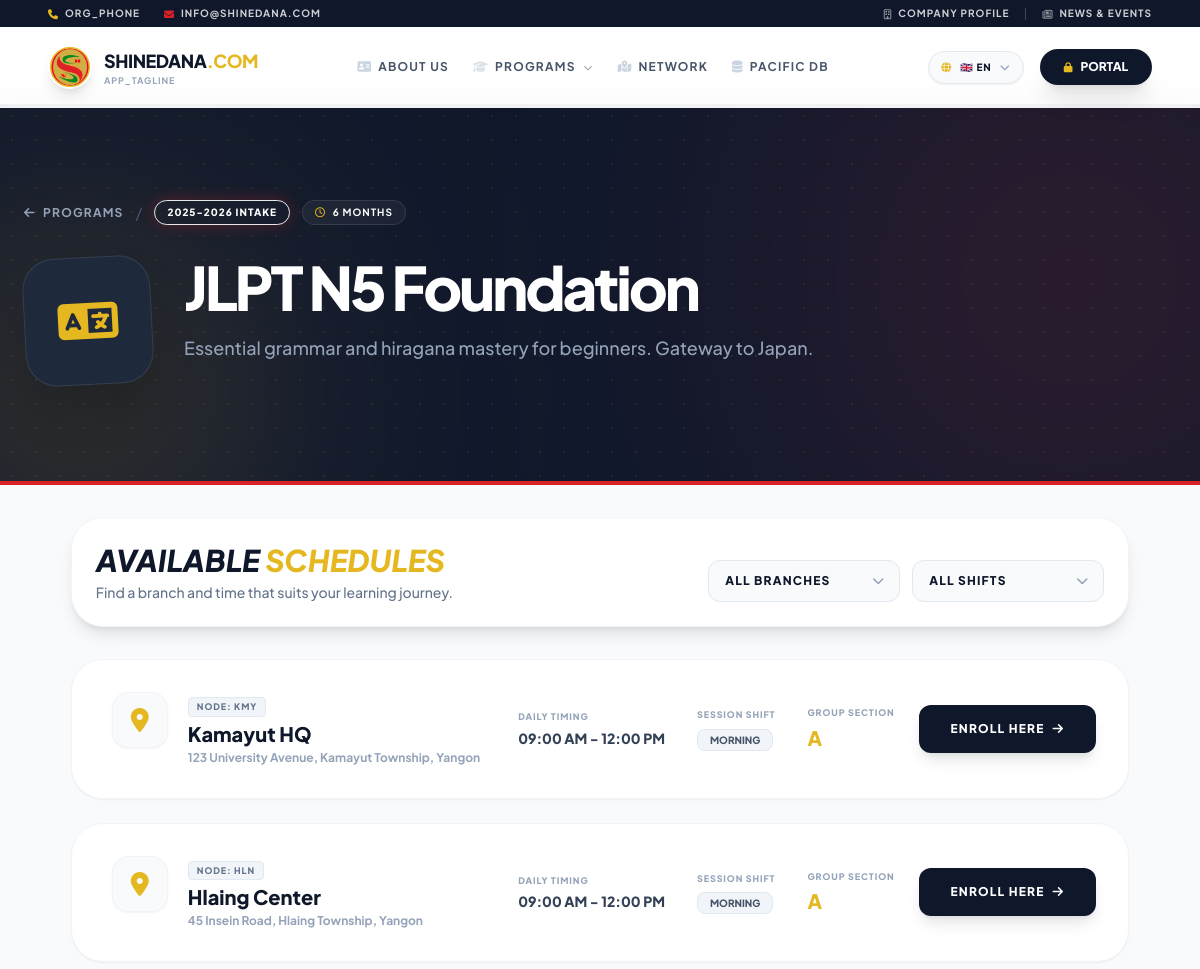
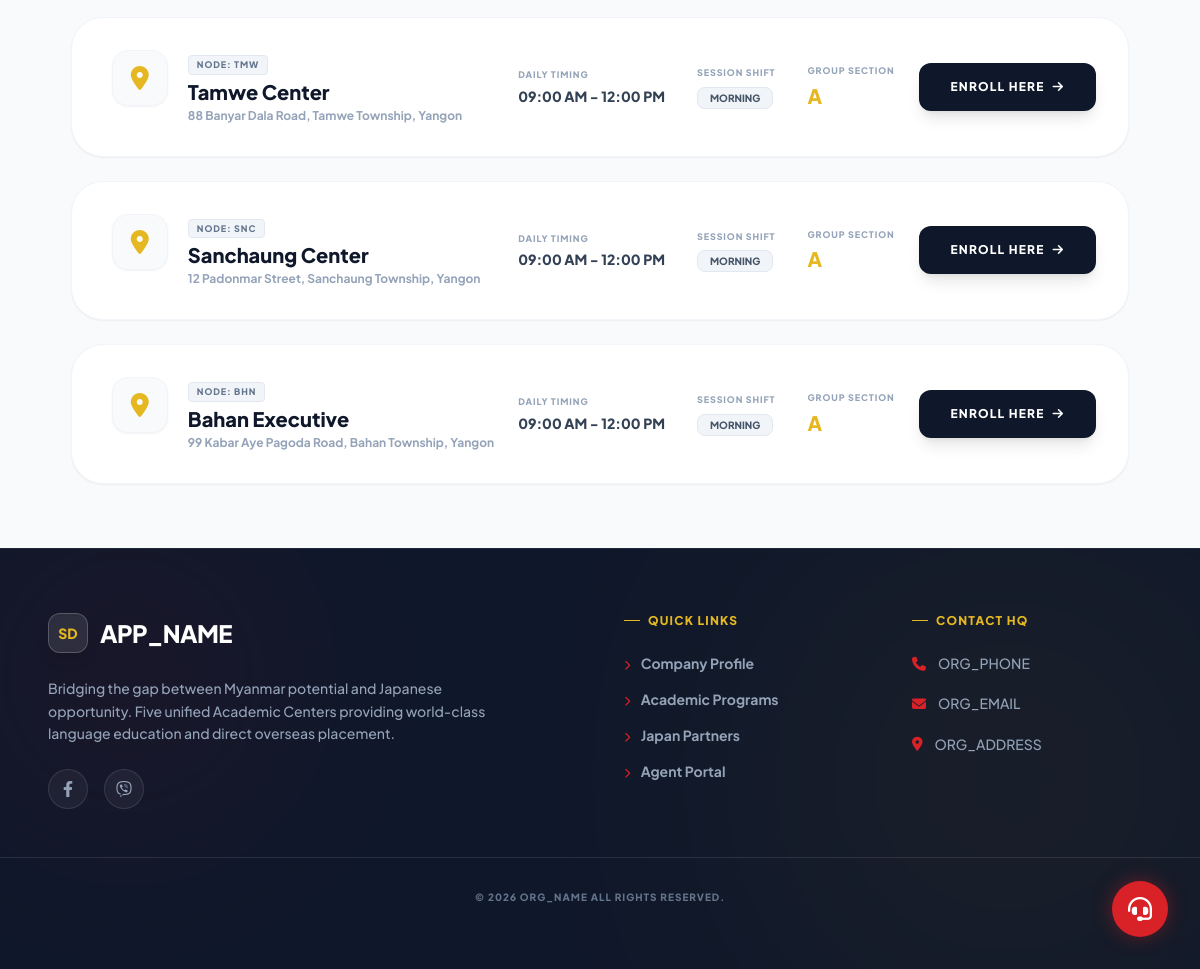
/pages/class_details.php?name=JLPT N5 Foundation, run on the app's committed database (2 pictures, top to bottom).
### tables this page shows
CREATE TABLE class_divisions (
    id INT PRIMARY KEY AUTO_INCREMENT,
    class_name VARCHAR(100) NOT NULL,
    academic_year VARCHAR(20) NOT NULL,
    section VARCHAR(5),
    capacity INT DEFAULT 30,
    start_time TIME,
    end_time TIME,
    shift ENUM('morning', 'evening'),
    description TEXT,
    duration_text VARCHAR(50),
    icon VARCHAR(50) DEFAULT 'fa-solid fa-book',
    status ENUM('active', 'completed', 'archived') DEFAULT 'active',
    created_at TIMESTAMP DEFAULT CURRENT_TIMESTAMP
);

CREATE TABLE branches (
    id INT PRIMARY KEY AUTO_INCREMENT,
    name VARCHAR(100) NOT NULL,
    code VARCHAR(10) UNIQUE,
    address TEXT,
    is_active BOOLEAN DEFAULT TRUE,
    created_at TIMESTAMP DEFAULT CURRENT_TIMESTAMP
);

### config/functions.php (called while the page is built, shortened)
<?php
function base_url($path = '') {
    return BASE_URL . ltrim($path, '/');
}
function h($string) {
    return htmlspecialchars($string ?? '', ENT_QUOTES, 'UTF-8');
}
?>

### pages/class_details.php (the view, shortened to what this page needs)
<?php
require_once '../config/db.php';
require_once '../config/functions.php';
$class_name = urldecode($_GET['name']);
$stmt_info = $pdo->prepare("SELECT * FROM class_divisions WHERE class_name = ? LIMIT 1");
$stmt_info->execute([$class_name]);
$course_info = $stmt_info->fetch();
$sql = "
    SELECT cd.*, b.name as branch_name, b.code as branch_code, b.address as branch_address
    FROM class_divisions cd
    JOIN class_branch_visibility cbv ON cd.id = cbv.class_id
    JOIN branches b ON cbv.branch_id = b.id
    WHERE cd.class_name = ? AND cbv.is_visible = 1 AND cd.status = 'active'
    ORDER BY b.id, cd.start_time
";
$stmt_schedules = $pdo->prepare($sql);
$stmt_schedules->execute([$class_name]);
$schedules = $stmt_schedules->fetchAll();
require_once '../includes/header.php';
?>
<header class="bg-slate-900 text-white py-24 px-6 relative overflow-hidden border-b-4 border-[--brand-red]">
    <div class="absolute inset-0 opacity-10 pointer-events-none" style="background-image: radial-gradient(var(--brand-gold) 1px, transparent 1px); background-size: 24px 24px;"></div>
    <div class="absolute top-[-20%] right-[-10%] w-[500px] h-[500px] bg-[--brand-red] rounded-full blur-[150px] opacity-20 pointer-events-none mix-blend-screen"></div>
    <div class="max-w-[1200px] mx-auto relative z-10 animate-in fade-in slide-in-from-bottom-8 duration-700">
        <div class="flex flex-wrap items-center gap-3 mb-8">
            <a href="<?= base_url('#programs') ?>" class="text-slate-400 hover:text-white transition text-xs font-bold uppercase tracking-widest"><i class="fa-solid fa-arrow-left mr-1"></i> Programs</a>
            <span class="text-slate-600">/</span>
            <span class="bg-[--brand-red]/20 border border-[--brand-red]/50 text-white px-3 py-1 rounded-full text-[10px] font-black uppercase tracking-widest shadow-[0_0_15px_rgba(217,33,40,0.3)]">
                <?= h($course_info['academic_year']) ?> Intake
            </span>
            <span class="bg-white/5 border border-white/10 px-3 py-1 rounded-full text-[10px] font-bold uppercase tracking-widest backdrop-blur-md">
                <i class="fa-regular fa-clock mr-1 text-[--brand-gold]"></i> <?= h($course_info['duration_text']) ?>
            </span>
        </div>
        <div class="flex flex-col md:flex-row gap-8 items-start">
            <div class="w-24 h-24 md:w-32 md:h-32 bg-slate-800 rounded-[2rem] flex items-center justify-center text-4xl md:text-5xl text-[--brand-gold] shadow-2xl shrink-0 border border-white/10 transform -rotate-3 hover:rotate-0 transition-transform">
                <i class="<?= h($course_info['icon'] ?? 'fa-solid fa-book-open') ?>"></i>
            </div>
            <div class="flex-1">
                <h1 class="text-4xl md:text-6xl font-black leading-tight mb-4 tracking-tighter">
                    <?= h($course_info['class_name']) ?>
                </h1>
                <p class="text-slate-400 text-lg max-w-2xl leading-relaxed font-medium">
                    <?= h($course_info['description']) ?>
                </p>
            </div>
        </div>
    </div>
</header>
<main class="max-w-[1200px] mx-auto px-6 py-16 -mt-8 relative z-20" x-data="{ branchFilter: 'all', shiftFilter: 'all' }">
    <div class="flex flex-col md:flex-row justify-between items-end mb-8 gap-6 bg-white p-6 rounded-[32px] shadow-lg border border-slate-100">
        <div>
            <h2 class="text-3xl font-black italic text-slate-900 uppercase">Available <span class="text-[--brand-gold]">Schedules</span></h2>
            <p class="text-slate-500 text-sm mt-1 font-medium">Find a branch and time that suits your learning journey.</p>
        </div>
        <div class="flex flex-col sm:flex-row gap-3 w-full md:w-auto">
            <div class="relative w-full sm:w-48">
                <select x-model="branchFilter" class="w-full bg-slate-50 border border-slate-200 text-slate-900 py-3 pl-4 pr-10 rounded-xl text-xs font-black uppercase tracking-widest outline-none focus:border-[--brand-gold] transition appearance-none cursor-pointer">
                    <option value="all">All Branches</option>
                </select>
            </div>
            <div class="relative w-full sm:w-48">
                <select x-model="shiftFilter" class="w-full bg-slate-50 border border-slate-200 text-slate-900 py-3 pl-4 pr-10 rounded-xl text-xs font-black uppercase tracking-widest outline-none focus:border-[--brand-gold] transition appearance-none cursor-pointer">
                    <option value="all">All Shifts</option>
                </select>
            </div>
        </div>
    </div>
    <?php if(count($schedules) > 0): ?>
        <div class="grid gap-6 relative">
            <?php foreach($schedules as $sch): ?>
            <div x-show="(branchFilter === 'all' || branchFilter === '<?= h($sch['branch_code']) ?>') && (shiftFilter === 'all' || shiftFilter === '<?= h($sch['shift']) ?>')"
                 x-transition:enter="transition ease-out duration-300"
                 x-transition:enter-start="opacity-0 scale-95"
                 x-transition:enter-end="opacity-100 scale-100"
                 class="bg-white p-6 md:p-8 rounded-[32px] border border-slate-100 hover:border-[--brand-gold] transition-all duration-300 shadow-sm hover:shadow-xl group relative overflow-hidden flex flex-col md:flex-row justify-between items-start md:items-center gap-6 schedule-card">
                <div class="flex items-start gap-5 flex-1 pl-2">
                    <div class="w-14 h-14 bg-slate-50 rounded-2xl flex items-center justify-center text-[--brand-gold] text-2xl shadow-sm border border-slate-100 group-hover:bg-slate-900 transition-colors">
                        <i class="fa-solid fa-location-dot"></i>
                    </div>
                    <div>
                        <span class="inline-block bg-slate-100 text-slate-500 px-2 py-0.5 rounded text-[9px] font-black uppercase tracking-widest mb-1 border border-slate-200">
                            Node: <?= h($sch['branch_code']) ?>
                        </span>
                        <h4 class="font-black text-xl text-slate-900 leading-tight group-hover:text-[--brand-red] transition-colors">
                            <?= h($sch['branch_name']) ?>
                        </h4>
                        <p class="text-xs font-bold text-slate-400 mt-1"><?= h($sch['branch_address']) ?></p>
                    </div>
                </div>
                <div class="grid grid-cols-2 md:flex md:flex-wrap gap-4 md:gap-8 items-center w-full md:w-auto bg-slate-50 md:bg-transparent p-4 md:p-0 rounded-2xl md:rounded-none border border-slate-100 md:border-none">
                    <div>
                        <span class="block text-[9px] font-black uppercase text-slate-400 tracking-widest mb-1">Daily Timing</span>
                        <div class="font-black text-slate-700 text-sm">
                            <?= date('h:i A', strtotime($sch['start_time'])) ?> - <?= date('h:i A', strtotime($sch['end_time'])) ?>
                        </div>
                    </div>
                    <div>
                        <span class="block text-[9px] font-black uppercase text-slate-400 tracking-widest mb-1">Session Shift</span>
                        <span class="bg-white md:bg-slate-100 px-3 py-1 rounded-lg text-[10px] font-black uppercase text-slate-600 border border-slate-200 shadow-sm md:shadow-none">
                            <?= h($sch['shift']) ?>
                        </span>
                    </div>
                    <div>
                        <span class="block text-[9px] font-black uppercase text-slate-400 tracking-widest mb-1">Group Section</span>
                        <span class="text-xl font-black text-[--brand-gold]"><?= h($sch['section']) ?></span>
                    </div>
                </div>
                <div class="w-full md:w-auto shrink-0 mt-4 md:mt-0">
                    <a href="<?= base_url('index.php?route=pages/landing#enquiry') ?>"
                       onclick="sessionStorage.setItem('prefill_interest', 'Language Course'); sessionStorage.setItem('prefill_course', '<?= h($course_info['class_name']) ?> at <?= h($sch['branch_name']) ?> (<?= h(ucfirst($sch['shift'])) ?>)');"
                       class="flex items-center justify-center gap-2 w-full bg-slate-900 text-white px-8 py-4 rounded-xl text-xs font-black uppercase tracking-widest hover:bg-[--brand-gold] hover:text-slate-900 transition-colors shadow-lg transform hover:-translate-y-1">
                        Enroll Here <i class="fa-solid fa-arrow-right"></i>
                    </a>
                </div>
            </div>
            <?php endforeach; ?>
        </div>
    <?php endif; ?>
</main>
<div x-data="{ showHelp: false }" class="fixed bottom-8 right-8 z-50">
    <button @click="showHelp = !showHelp" class="w-14 h-14 bg-[--brand-red] text-white rounded-full shadow-[0_0_20px_rgba(217,33,40,0.4)] flex items-center justify-center text-2xl hover:scale-110 transition-transform">
        <i class="fa-solid fa-headset" x-show="!showHelp"></i>
    </button>
</div>
<?php require_once '../includes/footer.php'; ?>

### assets/css/style.css (style rules this page uses)
:root { --brand-gold: #E5B822; --brand-red: #D92128; --brand-red-light: #fca5a5; --slate-900: #0f172a; --slate-800: #1e293b; --slate-50: #f8fafc; }
html { scroll-behavior: smooth; -webkit-tap-highlight-color: transparent; }
body { font-family: 'Plus Jakarta Sans', 'Noto Sans Myanmar', sans-serif; background-color: var(--slate-50); overflow-x: hidden; color: var(--slate-900); }
h1 { font-size: clamp(1.75rem, 5vw, 3.75rem); line-height: 1.1; }
h2 { font-size: clamp(1.5rem, 4vw, 3rem); line-height: 1.2; }
body { top: 0 !important; }

### includes/header.php (style rules this page uses)
:root { --brand-gold: #E5B822; --brand-red: #D92128; --slate-900: #0f172a; }
body { font-family: 'Plus Jakarta Sans', 'Noto Sans Myanmar', sans-serif; background: #f8fafc; }
body { top: 0 !important; }

### data on the page
class_divisions: academic_year "2025-2026", duration_text "6 MONTHS", class_name "JLPT N5 Foundation", description "Essential grammar and hiragana mastery for beginners. Gateway to Japan.", branches.code "KMY", branches.name "Kamayut HQ", branches.address "123 University Avenue, Kamayut Township, Yangon", start_time "09:00 AM", end_time "12:00 PM", shift "MORNING", section "A", branches.code "HLN", branches.name "Hlaing Center", branches.address "45 Insein Road, Hlaing Township, Yangon", branches.code "TMW", branches.name "Tamwe Center", branches.address "88 Banyar Dala Road, Tamwe Township, Yangon", branches.code "SNC", branches.name "Sanchaung Center", branches.address "12 Padonmar Street, Sanchaung Township, Yangon", branches.code "BHN", branches.name "Bahan Executive", branches.address "99 Kabar Aye Pagoda Road, Bahan Township, Yangon"

### other printed values
ORG_PHONE "ORG_PHONE"
APP_TAGLINE "APP_TAGLINE"
APP_NAME "APP_NAME"
ORG_EMAIL "ORG_EMAIL"
ORG_ADDRESS "ORG_ADDRESS"
ORG_NAME "ORG_NAME"
